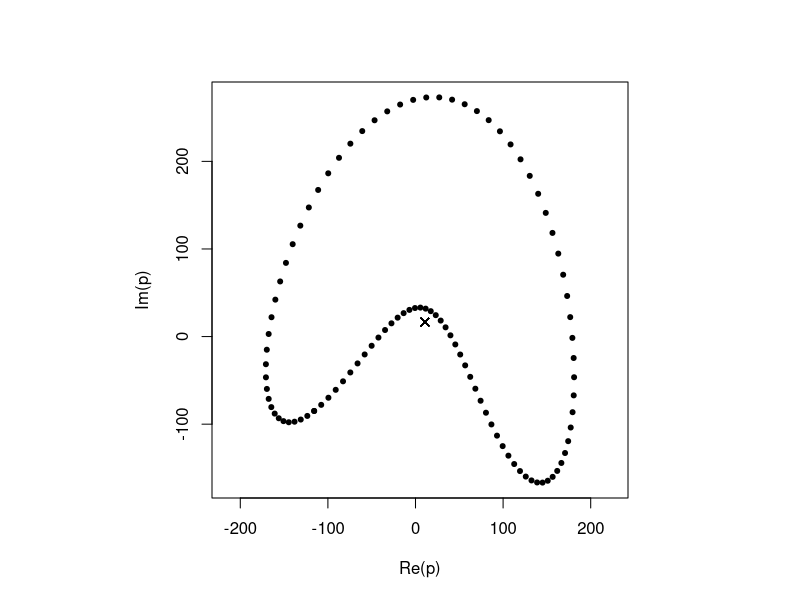
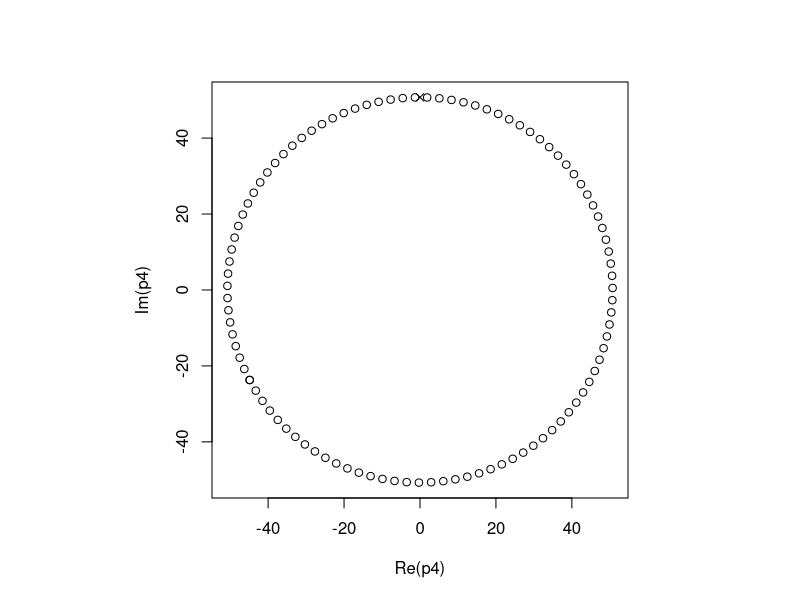
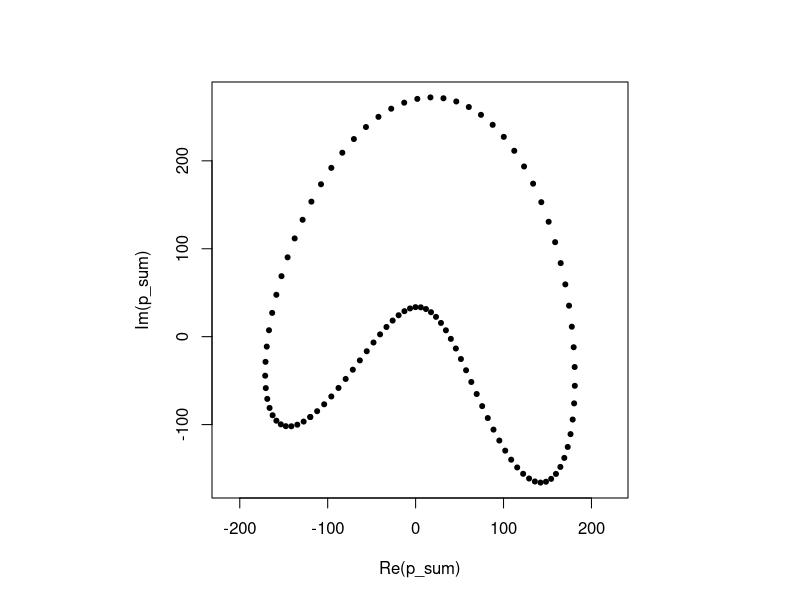

Generate these figures, in order, with R:
# Sebastian Henz (2019)
# License: MIT (see file LICENSE for details)

# https://www.youtube.com/watch?v=qS4H6PEcCCA

t <- seq(0, 2 * pi, length.out = 100)
p1 <- (10.72 + 16.52i) * exp(0i * t)
p2 <- (-12.64 + 20.90i) * exp(1i * t)
p3 <- (-135.66 - 45.57i) * exp(-1i * t)
p4 <- (-44.85 - 23.71i) * exp(2i * t)
p5 <- (66.75 - 53.07i) * exp(-2i * t)
p <- p1 + p2 + p3 + p4 + p5
par(pty = "s")
plot(p, pch = 20, asp = 1)

points(p1, pch = 4)

plot(p4)
points(0, abs(-44.85 - 23.71i), pch = 4)

# Die erste komplexe Zahl ist der Radius. Das t ist die Phase von 0 bis 2pi.
# Die Zahl vor dem i im exp() ist die Richtung und Anzahl der Rotationen.
# Bei p1 rotiert nichts. Das ist glaube ich die Mitte des ersten Kreises.

# Kurve zerlegen und wieder aufbauen:
foo <- fft(p, inverse = TRUE) / length(p)
t <- seq(0, 2 * pi, length.out = 100)
p1 <- foo[1] * exp(0i * t)
p2 <- foo[length(foo)] * exp(1i * t)
p3 <- foo[2] * exp(-1i * t)
p4 <- foo[length(foo) - 1] * exp(2i * t)
p5 <- foo[3] * exp(-2i * t)
p_sum <- p1 + p2 + p3 + p4 + p5
plot(p_sum, pch = 20, asp = 1)
